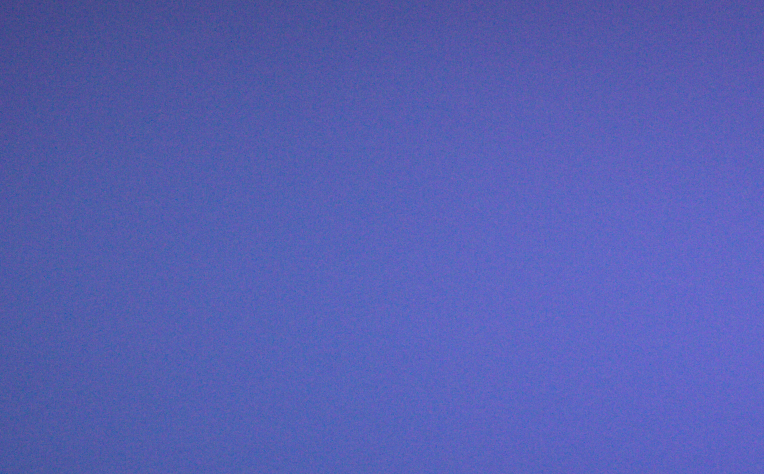
#> input picture firmware/normalization/white.png, 1528 x 948 px (shown at 1/2 size)
$ python hist.py
#> lines starting #> are read from the running program, lines starting #| are printed output that depends on the picture
from typing import Any, List

import matplotlib
import matplotlib.pyplot as plt
import PIL.Image

plt.rcParams["font.family"] = "Open Sans"
title_font_settings = {
    "fontname": "Open Sans Condensed",
    "fontweight": "bold",
    "fontsize": 16,
}


def plot_image_hist(filepath: str) -> None:
#> called with filepath = 'white.png'
    hist = PIL.Image.open(filepath).histogram()
#> hist = 768 values, max 72057 at index 355, min 0 at index 149, mean 5658.4
    r = hist[0:256]
#> r = 256 values, max 47025 at index 89, min 0 at index 149, mean 5658.4
    g = hist[256:512]
#> g = 256 values, max 72057 at index 99, min 0 at index 0, mean 5658.4
    b = hist[512:768]
#> b = 256 values, max 34735 at index 193, min 0 at index 0, mean 5658.4

    def plot_channel(
        data: List[Any],
        axis: matplotlib.axis.Axis,
        color: str,
        **plot_attrs: Any,
    ) -> None:
#> called with color = 'r'
        center = sum(v * i for i, v in enumerate(data)) / sum(data)
#> center = 87.15
        line = axis.axvline(
            center, color="gray", linestyle="dashed", label=f"{center:.0f}"
        )
        (hist,) = axis.plot(data, color=color, **plot_attrs)
        axis.set_xlim(0, 255)
        axis.yaxis.set_ticklabels([])
        axis.legend(handles=[hist, line])

    fig, axes = plt.subplots(
        3, sharey=True, sharex=True, gridspec_kw={"hspace": 0}
    )
    fig.suptitle("LED Full Power Histogram", **title_font_settings)
    plot_channel(r, axes[0], color="r", label="Red")
    plot_channel(g, axes[1], color="g", label="Green")
    plot_channel(b, axes[2], color="b", label="Blue")
    x_ticks = [0] + [(x + 1) * 32 - 1 for x in range(8)]
    axes[2].set_xticks(x_ticks)
    axes[2].set_xticklabels([f"{x:02X}" for x in x_ticks])
    axes[1].set_ylabel("Count")
    plt.xlabel("Pixel value")
    plt.show()
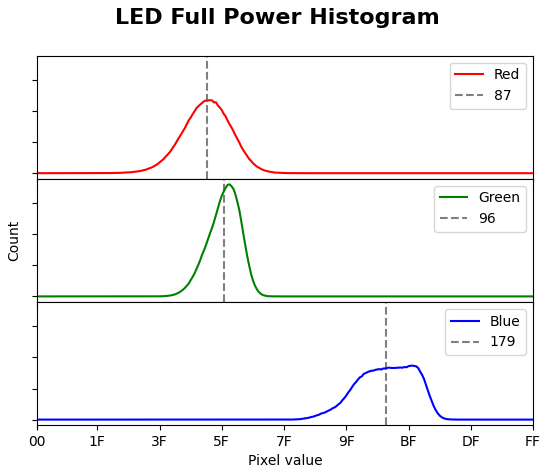
#> figure drawn by matplotlib, 3 panels


if __name__ == "__main__":
    plot_image_hist("white.png")
